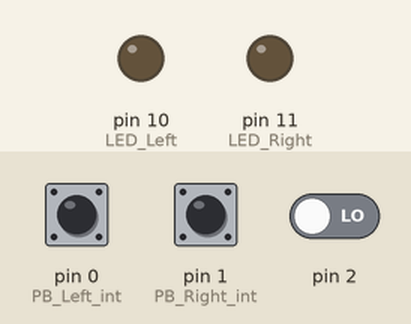
Bench run of a sketch on a simulated Arduino Uno, built with avr-gcc and run on an emulated ATmega328P. Shown: output pins drawn as LEDs (lit = HIGH). The inputs (shaded band) are chosen by the test bench; at power-on: pin 2 LOW, pin 0 (PB_Left_int) LOW, pin 1 (PB_Right_int) LOW.

Above: at 1.2 s.
1.3 s: pin 2 driven HIGH
At 2.3 s:
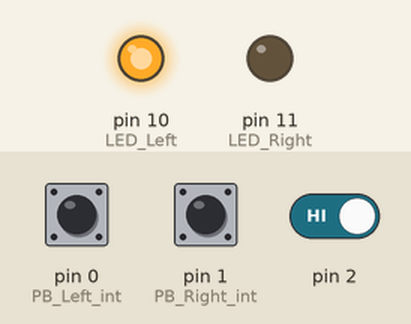
Timing chart, 0 to 4.3 s (numbered marks = the images above; inputs shaded):
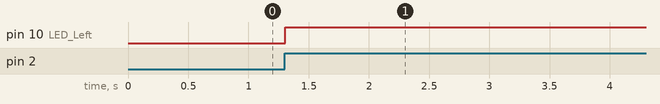

The sketch:

TurningLights_ISR_attempt1.ino
```cpp
//setup button
int PB_Left_int = 0;
int PB_Right_int= 1;

///////////////
int buttonPushedLeft = 0;
int buttonPushedRight = 0;
int LEFT = 0;
int RIGHT= 1;
///////////////
//setup LEDs
int LED_Left = 10;
int LED_Right= 11;

volatile int direction_selected = 0;
void setup() {
  //set OUTPUTS
  pinMode(LED_Left, OUTPUT);
  pinMode(LED_Right,OUTPUT);

  //attach interrupt
  attachInterrupt(direction_selected,interrupt,RISING);


}

void loop() {
  // put your main code here, to run repeatedly:
  int buttonStateLeft = digitalRead(PB_Left_int);
  int buttonStateRight= digitalRead(PB_Right_int);

  if(buttonStateLeft != 0){
    direction_selected = LEFT; // 0 referring to Left
    }
  if(buttonStateRight != 0){
    direction_selected = RIGHT; // 1 referring to Right
    }
}


void interrupt(){
    if (direction_selected == LEFT){
        digitalWrite (LED_Left, LOW);
        delay (500);
        digitalWrite (LED_Left, HIGH);
        delay (500);
      }else{digitalWrite (LED_Left, LOW);}
    if (direction_selected == RIGHT){
        digitalWrite (LED_Right, LOW);
        delay (500);
        digitalWrite (LED_Right, HIGH);
        delay (500);
      }else{digitalWrite(LED_Right, LOW);}

}
```

Measured:
- after the input at 1.3 s, pin 10 (LED_Left): LOW → HIGH at once
